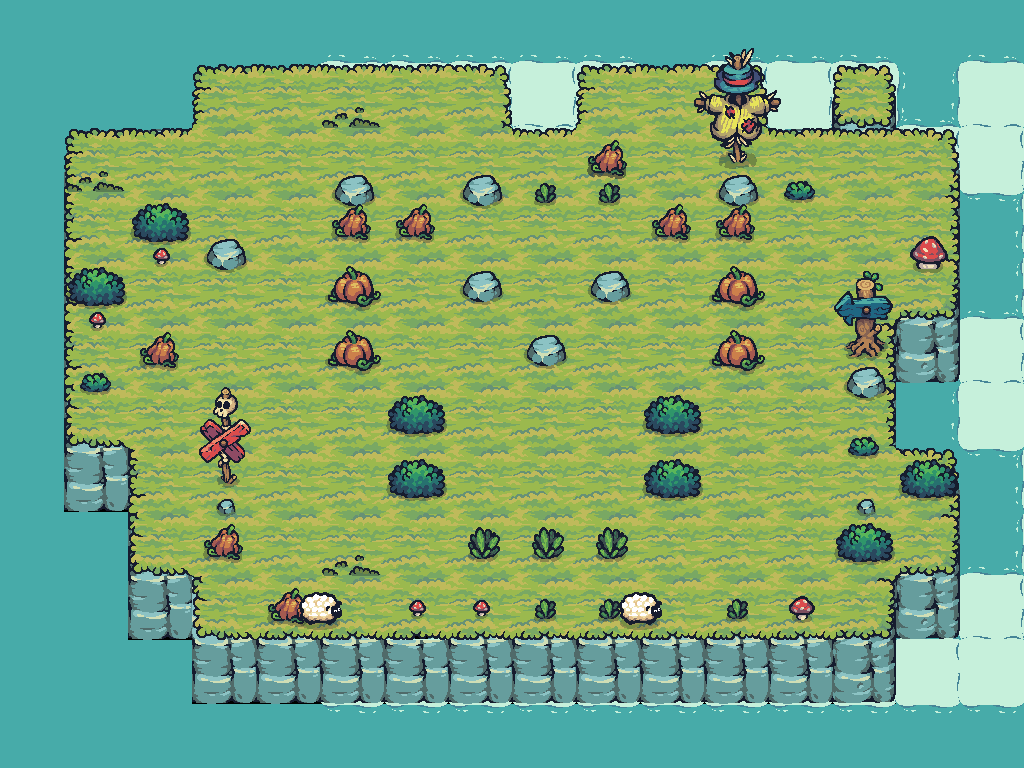

A level layout from a 2D game, rendered from its tile map. Below: a short description, then the map file with tile-grid data replaced by summaries:
An orthogonal 16x12 tile map with 64x64 px tiles, 11 tile layers (Water, Foam, layerforedge, new game bg, ...), 25 tilesets and 32 objects (22x Block, 6x Tree, AntiPlayerCheckpoint, PlayerCheckpoint, Player, ...).

<map version="1.10" tiledversion="1.11.0" orientation="orthogonal" renderorder="right-down" width="16" height="12" tilewidth="64" tileheight="64" infinite="0" nextlayerid="28" nextobjectid="11">
 <properties>
  <property name="Star1" type="int" value="17" />
  <property name="Star2" type="int" value="23" />
  <property name="Star3" type="int" value="30" />
 </properties>
 <tileset firstgid="1" source="Terrain.tsx" />
 <tileset firstgid="41" source="Castle_Red.tsx" />
 <tileset firstgid="61" source="Tree.tsx" />
 <tileset firstgid="169" source="17.tsx" />
 <tileset firstgid="171" source="Tower_Blue.tsx" />
 <tileset firstgid="179" source="01.tsx" />
 <tileset firstgid="180" source="06.tsx" />
 <tileset firstgid="181" source="18.tsx" />
 <tileset firstgid="190" source="09.tsx" />
 <tileset firstgid="191" source="12.tsx" />
 <tileset firstgid="192" source="16.tsx" />
 <tileset firstgid="194" source="Castle_Destroyed.tsx" />
 <tileset firstgid="214" source="HappySheep_Idle.tsx" />
 <tileset firstgid="222" source="Tree_192.tsx" />
 <tileset firstgid="234" source="Water.tsx" />
 <tileset firstgid="235" source="Foam_192.tsx" />
 <tileset firstgid="243" source="Tilemap_Elevation.tsx" />
 <tileset firstgid="275" source="02.tsx" />
 <tileset firstgid="276" source="03.tsx" />
 <tileset firstgid="277" source="04.tsx" />
 <tileset firstgid="278" source="07.tsx" />
 <tileset firstgid="279" source="10.tsx" />
 <tileset firstgid="280" source="TX Props.tsx" />
 <tileset firstgid="344" source="13.tsx" />
 <tileset firstgid="345" source="11.tsx" />
 <group id="26" name="Common">
  <layer id="13" name="Water" width="16" height="12">
   <data>[192 cells, 88 non-empty, 1 distinct tile ids]</data>
  </layer>
  <layer id="14" name="Foam" width="16" height="12" offsetx="128" offsety="0">
   <data>[192 cells, 44 non-empty, 1 distinct tile ids]</data>
  </layer>
  <layer id="19" name="layerforedge" width="16" height="12">
   <data>[192 cells, 30 non-empty, 11 distinct tile ids]</data>
  </layer>
  <layer id="15" name="new game bg" width="16" height="12">
   <data>[192 cells, 128 non-empty, 12 distinct tile ids]</data>
  </layer>
  <layer id="24" name="eat" width="16" height="12">
   <data>[192 cells, 5 non-empty, 3 distinct tile ids]</data>
  </layer>
  <layer id="27" name="grass" width="16" height="12">
   <data>[192 cells, 3 non-empty, 1 distinct tile ids]</data>
  </layer>
  <layer id="17" name="props" width="16" height="12" offsetx="0" offsety="32">
   <data>[192 cells, 17 non-empty, 7 distinct tile ids]</data>
  </layer>
  <layer id="18" name="propsLayer2" width="16" height="12">
   <data>[192 cells, 15 non-empty, 12 distinct tile ids]</data>
  </layer>
  <objectgroup id="21" name="TreesOutSideGameGrid" class="TreesOutSideGameGrid">
   <object id="3" name="Tree" type="Tree" x="192" y="128" width="64" height="64" />
   <object id="5" name="Tree" type="Tree" x="256" y="128" width="64" height="64" />
   <object id="6" name="Tree" type="Tree" x="384" y="128" width="64" height="64" />
   <object id="7" name="Tree" type="Tree" x="832" y="192" width="64" height="64" />
   <object id="8" name="Tree" type="Tree" x="640" y="128" width="64" height="64" />
   <object id="9" name="Tree" type="Tree" x="192" y="320" width="64" height="64" />
  </objectgroup>
  <layer id="22" name="AheadOfTreesProps" width="16" height="12">
   <data>[192 cells, 6 non-empty, 6 distinct tile ids]</data>
  </layer>
  <objectgroup id="30" name="CollisionblocksForGrid">
   <object id="101" name="Block" type="Block" x="256" y="128" width="576" height="64" />
   <object id="102" name="Block" type="Block" x="256" y="576" width="576" height="64" />
   <object id="103" name="Block" type="Block" x="192" y="192" width="64" height="384" />
   <object id="104" name="Block" type="Block" x="831" y="192" width="64" height="384" />
  </objectgroup>
  <layer id="25" name="BottomEdge" width="16" height="12">
   <data>[192 cells, 2 non-empty, 1 distinct tile ids]</data>
  </layer>
 </group>
 <layer id="13" name="CollisionblockTileLayer" width="16" height="12">
  <data>[192 cells, 18 non-empty, 5 distinct tile ids]</data>
 </layer>
 <objectgroup id="5" name="Collisionblocks">
  <object id="1" name="Block" type="Block" x="320" y="192" width="64" height="64" />
  <object id="2" name="Block" type="Block" x="384" y="192" width="64" height="64" />
  <object id="3" name="Block" type="Block" x="640" y="192" width="64" height="64" />
  <object id="4" name="Block" type="Block" x="704" y="192" width="64" height="64" />
  <object id="5" name="Block" type="Block" x="320" y="256" width="64" height="64" />
  <object id="7" name="Block" type="Block" x="448" y="256" width="64" height="64" />
  <object id="8" name="Block" type="Block" x="576" y="256" width="64" height="64" />
  <object id="10" name="Block" type="Block" x="704" y="256" width="64" height="64" />
  <object id="11" name="Block" type="Block" x="320" y="320" width="64" height="64" />
  <object id="13" name="Block" type="Block" x="512" y="320" width="64" height="64" />
  <object id="15" name="Block" type="Block" x="704" y="320" width="64" height="64" />
  <object id="16" name="Block" type="Block" x="384" y="384" width="64" height="64" />
  <object id="17" name="Block" type="Block" x="640" y="384" width="64" height="64" />
  <object id="18" name="Block" type="Block" x="384" y="448" width="64" height="64" />
  <object id="19" name="Block" type="Block" x="640" y="448" width="64" height="64" />
  <object id="20" name="Block" type="Block" x="448" y="512" width="64" height="64" />
  <object id="21" name="Block" type="Block" x="512" y="512" width="64" height="64" />
  <object id="22" name="Block" type="Block" x="576" y="512" width="64" height="64" />
 </objectgroup>
 <objectgroup id="6" name="Checkpoints">
  <object id="12" name="AntiPlayerCheckpoint" type="AntiPlayerCheckpoint" x="384" y="320" width="64" height="64" />
  <object id="14" name="PlayerCheckpoint" type="PlayerCheckpoint" x="640" y="320" width="64" height="64" />
 </objectgroup>
 <objectgroup id="7" name="Spawnpoints">
  <object id="6" name="Player" type="Player" x="384" y="256" width="64" height="64" />
  <object id="9" name="AntiPlayer" type="AntiPlayer" x="640" y="256" width="64" height="64" />
 </objectgroup>
</map>
